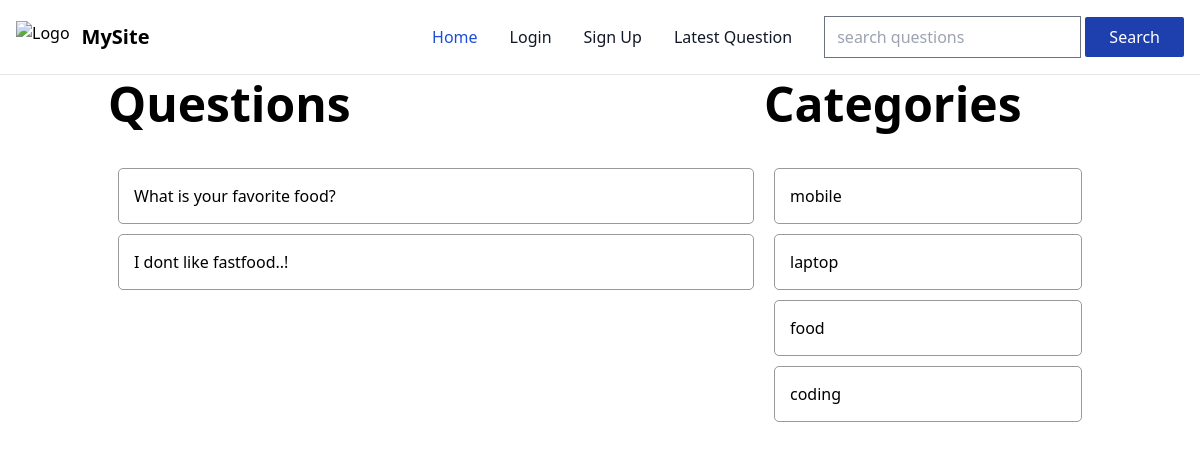
The app's page /Discuss/index.php?cat-id=3 with its own data.
### tables this page shows
CREATE TABLE `questions` (
  `id` int NOT NULL,
  `title` varchar(30) DEFAULT NULL,
  `description` varchar(300) DEFAULT NULL,
  `category_id` varchar(10) DEFAULT NULL,
  `user_id` int DEFAULT NULL
);

CREATE TABLE `category` (
  `id` int NOT NULL,
  `name` varchar(40) NOT NULL
);

### Discuss/client/questions.php (the view, shortened to what this page needs)
<div class="container mt-20">
    <div class="md:flex">
        <div class="md:flex-1">
            <h3 class="text-5xl font-bold mb-10">Questions</h3>
            <ul class="question-list">
                <?php
                include("./server/config.php");
                $query = "";
                if (isset($_GET['cat-id'])) {
                    $cat_id = $_GET['cat-id'];
                    $query = "select * from questions where category_id=$cat_id";
                } elseif (isset($_GET['latest-question'])) {
                    $query = "select * from questions order by id desc";
                } elseif (isset($_GET['search'])) {
                    $search = $_GET['search'];
                    $query = "select * from questions where title like '%$search%'";
                } else {
                    $query = "select * from questions";
                }
                $questions = $conn->prepare($query);
                $questions->execute();
                $questions = $questions->fetchAll();
                foreach ($questions as $question) {
                    $title = $question['title'];
                    $id = $question['id'];
                    echo "<li class='flex justify-between'>" .
                    "<a href='?q-id=$id'>$title</a>";
                }
                ?>
            </ul>
        </div>
        <div class="md:w-4/12">
            <h3 class="text-5xl font-bold mb-10">Categories</h3>
            <ul class="question-list">
                <?php
                $categories = $conn->prepare("select * from category");
                $categories->execute();
                $categories = $categories->fetchAll();
                foreach ($categories as $category) {
                    $name = $category['name'];
                    $id = $category['id'];
                    echo "<li><a href='?cat-id=$id'>$name</a></li>";
                }
                ?>
            </ul>
        </div>
    </div>
</div>

### Discuss/public/style.css (style rules this page uses)
.container { margin: auto; padding: 0 20px; }
.question-list li { padding: 15px; border: 1px solid #999; border-radius: 5px; margin: 10px; }

### records on screen
questions: title "What is your favorite food?"
questions: title "I dont like fastfood..!"
category: name "mobile"
category: name "laptop"
category: name "food"
category: name "coding"
